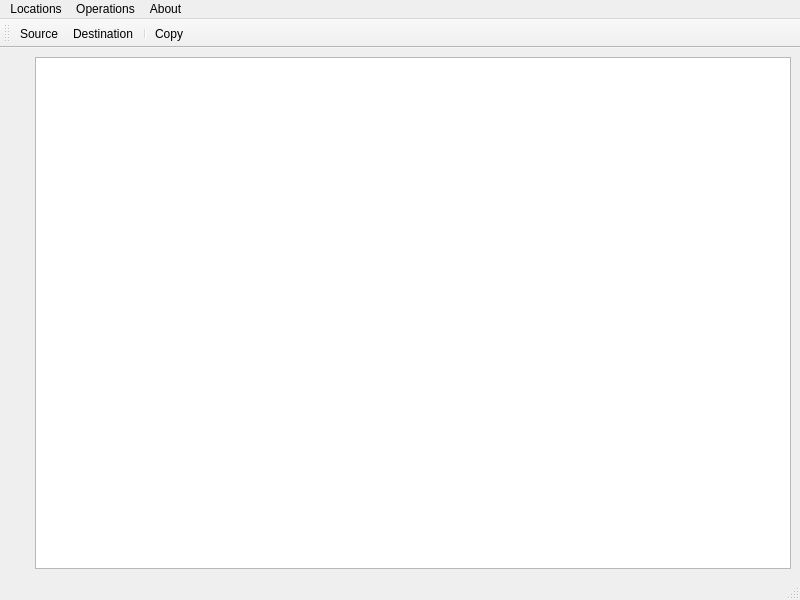
<?xml version="1.0" encoding="UTF-8"?>
<ui version="4.0">
 <class>MainWindow</class>
 <widget class="QMainWindow" name="MainWindow">
  <property name="geometry">
   <rect>
    <x>0</x>
    <y>0</y>
    <width>800</width>
    <height>600</height>
   </rect>
  </property>
  <property name="sizePolicy">
   <sizepolicy hsizetype="Preferred" vsizetype="Preferred">
    <horstretch>0</horstretch>
    <verstretch>0</verstretch>
   </sizepolicy>
  </property>
  <property name="windowTitle">
   <string>ImgSelect</string>
  </property>
  <property name="windowIcon">
   <iconset resource="../res/res.qrc">
    <normaloff>:/icon/icon/icon.ico</normaloff>:/icon/icon/icon.ico</iconset>
  </property>
  <widget class="QWidget" name="centralwidget">
   <layout class="QHBoxLayout" name="horizontalLayout">
    <item>
     <widget class="QLabel" name="selectedPicturesNumber">
      <property name="text">
       <string/>
      </property>
     </widget>
    </item>
    <item>
     <widget class="QLabel" name="picturesNumber">
      <property name="text">
       <string/>
      </property>
     </widget>
    </item>
    <item>
     <widget class="QListWidget" name="imageList">
      <property name="textElideMode">
       <enum>Qt::ElideMiddle</enum>
      </property>
      <property name="movement">
       <enum>QListView::Free</enum>
      </property>
      <property name="viewMode">
       <enum>QListView::IconMode</enum>
      </property>
     </widget>
    </item>
   </layout>
  </widget>
  <widget class="QStatusBar" name="statusbar"/>
  <widget class="QToolBar" name="toolBar">
   <property name="windowTitle">
    <string>toolBar</string>
   </property>
   <attribute name="toolBarArea">
    <enum>TopToolBarArea</enum>
   </attribute>
   <attribute name="toolBarBreak">
    <bool>false</bool>
   </attribute>
   <addaction name="actionSource"/>
   <addaction name="actionDestination"/>
   <addaction name="separator"/>
   <addaction name="actionCopy"/>
  </widget>
  <widget class="QMenuBar" name="menubar">
   <property name="geometry">
    <rect>
     <x>0</x>
     <y>0</y>
     <width>800</width>
     <height>22</height>
    </rect>
   </property>
   <widget class="QMenu" name="menuAbout">
    <property name="title">
     <string>About</string>
    </property>
    <addaction name="actionImgSelect"/>
    <addaction name="actionDeveloper"/>
   </widget>
   <widget class="QMenu" name="menuLocations">
    <property name="title">
     <string>Locations</string>
    </property>
    <addaction name="actionSource"/>
    <addaction name="actionDestination"/>
   </widget>
   <widget class="QMenu" name="menuOperations">
    <property name="title">
     <string>Operations</string>
    </property>
    <addaction name="actionCopy"/>
   </widget>
   <addaction name="menuLocations"/>
   <addaction name="menuOperations"/>
   <addaction name="menuAbout"/>
  </widget>
  <action name="actionDestination">
   <property name="icon">
    <iconset resource="../res/res.qrc">
     <normaloff>:/img/img/dest.ico</normaloff>:/img/img/dest.ico</iconset>
   </property>
   <property name="text">
    <string>Destination</string>
   </property>
  </action>
  <action name="actionSource">
   <property name="checkable">
    <bool>false</bool>
   </property>
   <property name="icon">
    <iconset resource="../res/res.qrc">
     <normaloff>:/img/img/src.ico</normaloff>:/img/img/src.ico</iconset>
   </property>
   <property name="text">
    <string>Source</string>
   </property>
   <property name="autoRepeat">
    <bool>true</bool>
   </property>
   <property name="visible">
    <bool>true</bool>
   </property>
   <property name="menuRole">
    <enum>QAction::TextHeuristicRole</enum>
   </property>
   <property name="priority">
    <enum>QAction::NormalPriority</enum>
   </property>
  </action>
  <action name="actionDeveloper">
   <property name="icon">
    <iconset resource="../res/res.qrc">
     <normaloff>:/img/img/developer.ico</normaloff>:/img/img/developer.ico</iconset>
   </property>
   <property name="text">
    <string>Developer</string>
   </property>
  </action>
  <action name="actionCopy">
   <property name="icon">
    <iconset resource="../res/res.qrc">
     <normaloff>:/img/img/copy.ico</normaloff>:/img/img/copy.ico</iconset>
   </property>
   <property name="text">
    <string>Copy</string>
   </property>
  </action>
  <action name="actionImgSelect">
   <property name="icon">
    <iconset resource="../res/res.qrc">
     <normaloff>:/img/img/about.ico</normaloff>:/img/img/about.ico</iconset>
   </property>
   <property name="text">
    <string>ImgSelect</string>
   </property>
  </action>
 </widget>
 <resources>
  <include location="../res/res.qrc"/>
 </resources>
 <connections/>
</ui>
